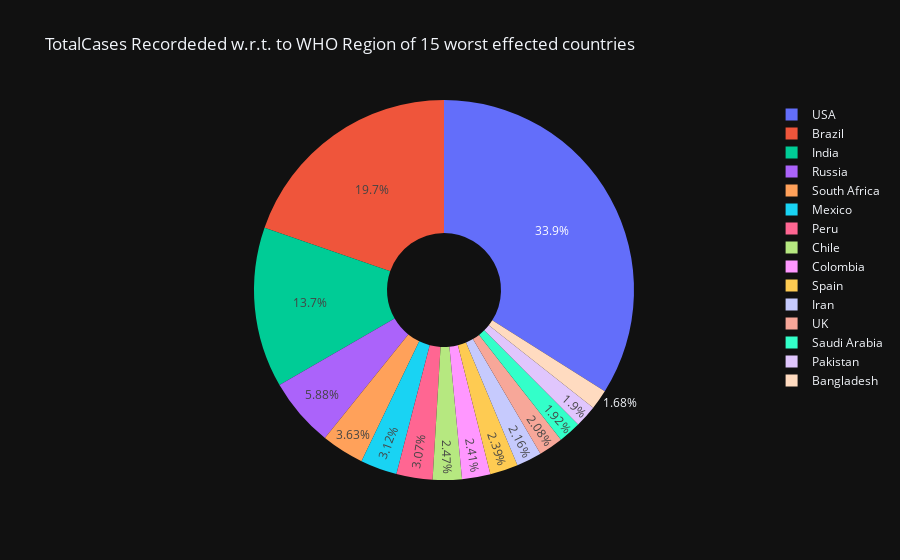
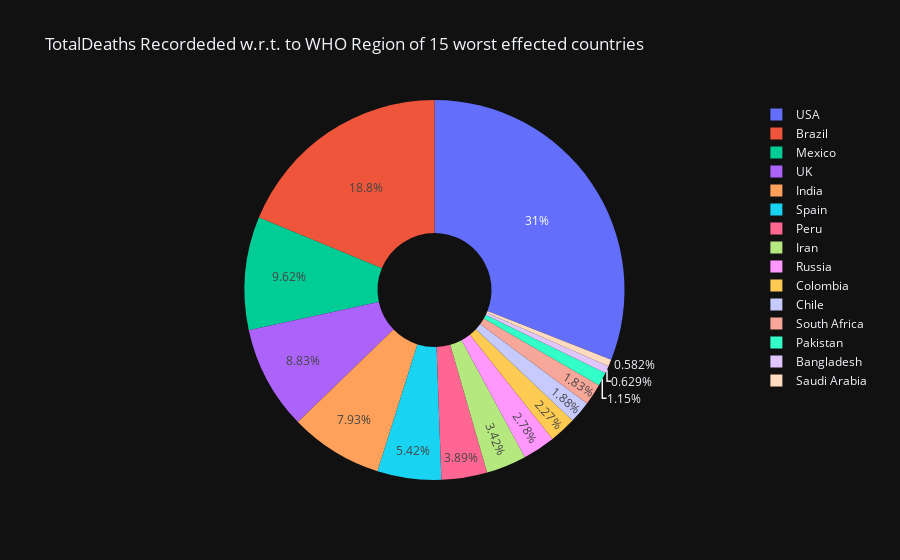
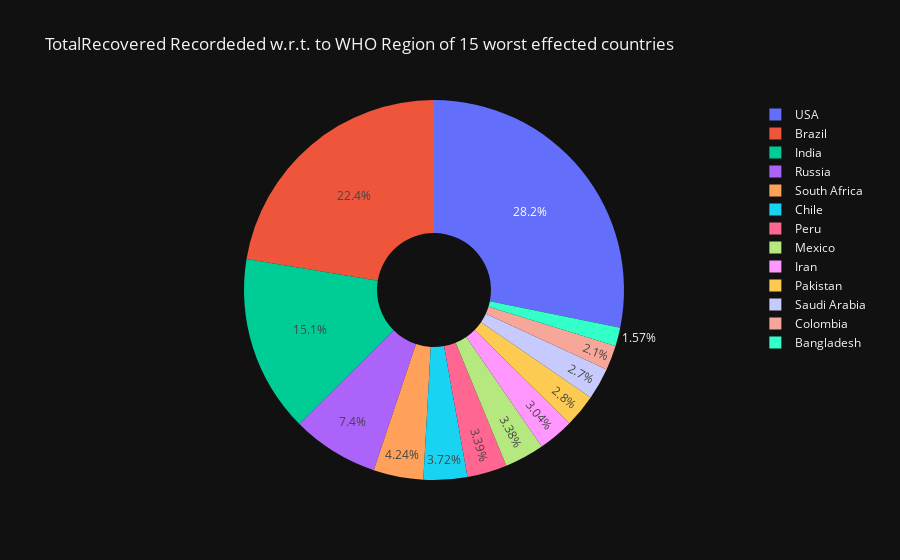

The cell these charts' notebook holds for them, in order:
### Markdown cell above
### Pie Charts in Donut Shape

### Code cell
labels=world_data[0:15]['Country/Region'].values
cases=['TotalCases','TotalDeaths','TotalRecovered','ActiveCases']
for i in cases:
    fig=px.pie(world_data[0:15],values=i,names=labels,template="plotly_dark",hole=0.3,title=" {} Recordeded w.r.t. to WHO Region of 15 worst effected countries ".format(i))
    fig.show()

### Figure 1 — Plotly figure (JSON) as saved in the notebook; plotly's stock layout.template omitted (floating-point values rounded to 4 significant figures)
{"data": [{"domain": {"x": [0, 1], "y": [0, 1]}, "hole": 0.3, "hovertemplate": "label=%{label}<br>TotalCases=%{value}<extra></extra>", "labels": ["USA", "Brazil", "India", "Russia", "South Africa", "Mexico", "Peru", "Chile", "Colombia", "Spain", "Iran", "UK", "Saudi Arabia", "Pakistan", "Bangladesh"], "legendgroup": "", "name": "", "showlegend": true, "type": "pie", "values": [5032179, 2917562, 2025409, 871894, 538184, 462690, 455409, 366671, 357710, 354530, 320117, 308134, 284226, 281863, 249651]}], "layout": {"legend": {"tracegroupgap": 0}, "title": {"text": " TotalCases Recordeded w.r.t. to WHO Region of 15 worst effected countries "}}}

### Figure 2 — Plotly figure (JSON) as saved in the notebook; plotly's stock layout.template omitted (floating-point values rounded to 4 significant figures)
{"data": [{"domain": {"x": [0, 1], "y": [0, 1]}, "hole": 0.3, "hovertemplate": "label=%{label}<br>TotalDeaths=%{value}<extra></extra>", "labels": ["USA", "Brazil", "India", "Russia", "South Africa", "Mexico", "Peru", "Chile", "Colombia", "Spain", "Iran", "UK", "Saudi Arabia", "Pakistan", "Bangladesh"], "legendgroup": "", "name": "", "showlegend": true, "type": "pie", "values": [162804, 98644, 41638, 14606, 9604, 50517, 20424, 9889, 11939, 28500, 17976, 46413, 3055, 6035, 3306]}], "layout": {"legend": {"tracegroupgap": 0}, "title": {"text": " TotalDeaths Recordeded w.r.t. to WHO Region of 15 worst effected countries "}}}

### Figure 3 — Plotly figure (JSON) as saved in the notebook; plotly's stock layout.template omitted (floating-point values rounded to 4 significant figures)
{"data": [{"domain": {"x": [0, 1], "y": [0, 1]}, "hole": 0.3, "hovertemplate": "label=%{label}<br>TotalRecovered=%{value}<extra></extra>", "labels": ["USA", "Brazil", "India", "Russia", "South Africa", "Mexico", "Peru", "Chile", "Colombia", "Spain", "Iran", "UK", "Saudi Arabia", "Pakistan", "Bangladesh"], "legendgroup": "", "name": "", "showlegend": true, "type": "pie", "values": [2576668, 2047660, 1377384, 676357, 387316, 308848, 310337, 340168, 192355, null, 277463, null, 247089, 256058, 143824]}], "layout": {"legend": {"tracegroupgap": 0}, "title": {"text": " TotalRecovered Recordeded w.r.t. to WHO Region of 15 worst effected countries "}}}
